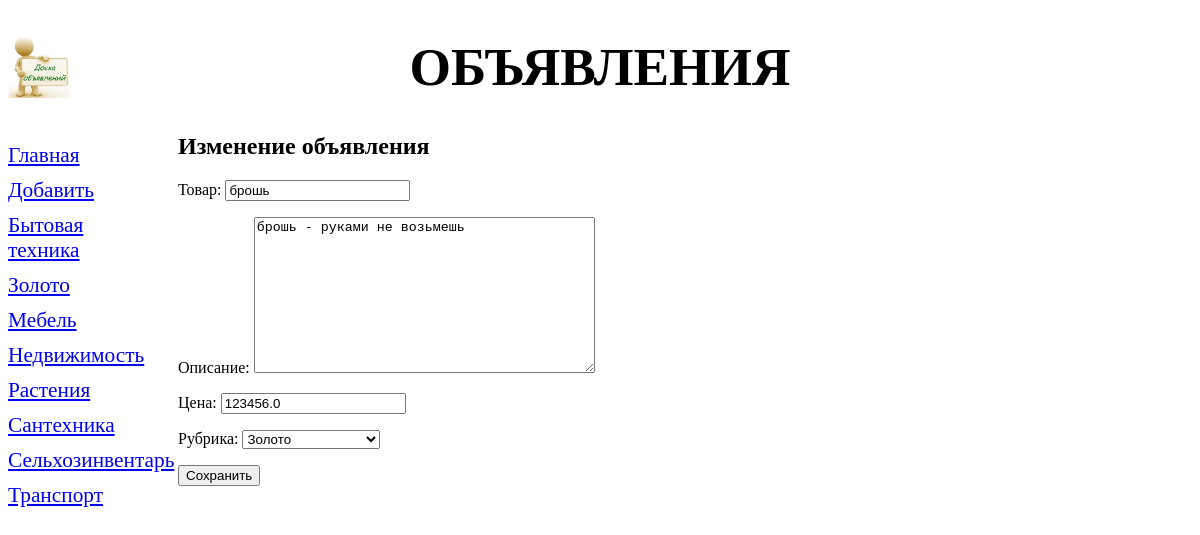
/bboard/edit/30, run on the app's committed database.
### bboard/models.py (models this page shows, shortened)
class Rubric(models.Model):
    name = models.CharField(max_length=20, db_index=True, verbose_name='Название')
    def __str__(self):
        return self.name
    class Meta:
        verbose_name_plural = 'Рубрики'
        verbose_name = 'Рубрика'
        ordering = ['name']
        constraints = (
            models.CheckConstraint(check=models.Q(price_gte=0) & models.Q(price_lte=1000000),
                                   name='bboard_rubric_price_constraint'),
        )

class Bd(models.Model):
    KINDS = (
        (None, 'Выберите тип публикуемого объявления'),
        ('b', 'Куплю'),
        ('s', 'Продам'),
        ('c', 'Обменяю'),
    )
    title = models.CharField(max_length=50, verbose_name='Товар',
                             validators=[validators.RegexValidator(
                                 regex='^.{4,}$',
                                 message='Название должно быть длинее 4 символов',
                             )])
    content = models.TextField(null=True, blank=True, verbose_name='Описание')
    price = models.FloatField(null=True, blank=True, verbose_name='Цена',
                              validators=[validate_even, MinMaxValueValidator(10, 10000000)])
    published = models.DateTimeField(auto_now_add=True, db_index=True, verbose_name='Опубликовано')
    rubric = models.ForeignKey('Rubric', null=True, on_delete=models.PROTECT, verbose_name='Рубрика',)
    kind = models.CharField(max_length=1, choices=KINDS, blank=True)
    def title_and_price(self):
        if self.price:
            return '%s (%.2f)' % (self.title, self.price)
        else:
            return self.title
    title_and_price.short_description = 'Название и цена'
    class Meta:
        verbose_name = 'Объявление'
        verbose_name_plural = 'Объявления'
        ordering = ['-published']
        unique_together = ('title', 'published')

### bboard/views.py (the view, shortened to what this page needs)
# urls.py: path('edit/<int:pk>', BdEditView.as_view(), name='edit'),
class BdEditView(UpdateView):
    model = Bd
    form_class = BdForm
    template_name_suffix = '_edit'
    def get_context_data(self, *args, **kwargs):
        context = super().get_context_data(*args, **kwargs)
        context['rubrics'] = Rubric.objects.all()
        return context

### bboard/forms.py
class BdForm(ModelForm):
    class Meta:
        model = Bd
        fields = ('title', 'content', 'price', 'rubric')

### bboard/templates/bboard/bd_edit.html (shortened to what this page needs)
{% extends "layout/basic.html" %}
{% block content %}
    <h2>Изменение объявления</h2>
    <form method="post">
        {{ form.as_p }}
        <input type="submit" value="Сохранить">
    </form>
{% endblock %}

### bboard/templates/layout/basic.html (shortened to what this page needs)
{% load static %}
<!DOCTYPE html>
<html>
    <head>
        <link rel="stylesheet" type="text/css" href="{% static 'bboard/style.css'%}">
    </head>
    <body>
        <header>
            <h1>Объявления</h1>
        </header>
        <nav>
            <a href="{% url 'bboard:index' %}">Главная</a>
            <a href="{% url 'bboard:add' %}">Добавить</a>
            {% for rubric in rubrics %}
            <a href="{% url 'bboard:by_rubric' rubric.pk %}">{{rubric.name}}</a>
            {% endfor %}
        </nav>
        <section>
            {% block content %}
            {% endblock %}
        </section>
    </body>
</html>

### bboard/static/bboard/style.css (style rules this page uses)
header h1 { font-size: 40pt; text-transform: uppercase; text-align: center; background: url("images.jpeg") left / auto 100% no-repeat; }
nav { font-size: 16pt; width: 150px; float: left; }
nav a { display: block; margin: 10px 0px; }
section { margin-left: 170px; }

### data on the page
Rubric: name "Бытовая техника"
Rubric: name "Золото"
Rubric: name "Мебель"
Rubric: name "Недвижимость"
Rubric: name "Растения"
Rubric: name "Сантехника"
Rubric: name "Сельхозинвентарь"
Rubric: name "Транспорт"
Bd: title "брошь", content "брошь - руками не возьмешь", price "123456.0", rubric "Золото"
